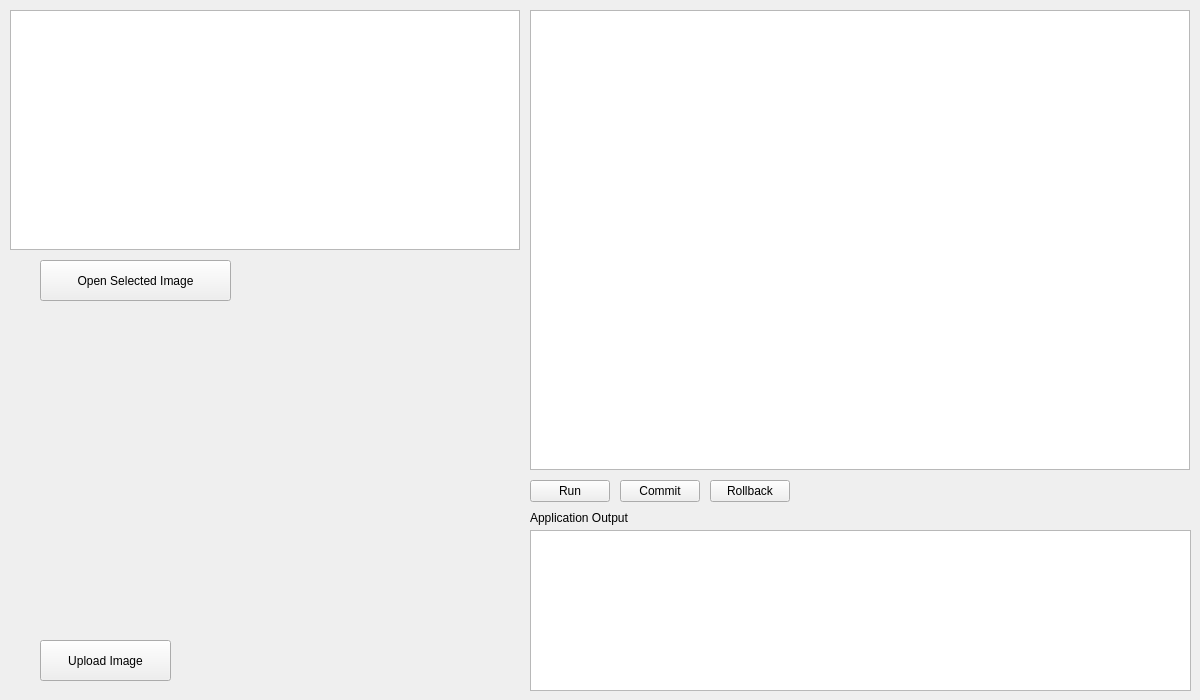
<?xml version="1.0" encoding="UTF-8"?>
<ui version="4.0">
 <class>MainWindow</class>
 <widget class="QMainWindow" name="MainWindow">
  <property name="geometry">
   <rect>
    <x>0</x>
    <y>0</y>
    <width>1200</width>
    <height>700</height>
   </rect>
  </property>
  <property name="windowTitle">
   <string>MainWindow</string>
  </property>
  <widget class="QWidget" name="centralWidget">
   <widget class="QFrame" name="mainFrame">
    <property name="geometry">
     <rect>
      <x>0</x>
      <y>0</y>
      <width>1200</width>
      <height>700</height>
     </rect>
    </property>
    <property name="frameShape">
     <enum>QFrame::Panel</enum>
    </property>
    <property name="frameShadow">
     <enum>QFrame::Plain</enum>
    </property>
    <property name="lineWidth">
     <number>0</number>
    </property>
    <widget class="QTextEdit" name="ideTextEdit">
     <property name="geometry">
      <rect>
       <x>530</x>
       <y>10</y>
       <width>660</width>
       <height>460</height>
      </rect>
     </property>
    </widget>
    <widget class="QPushButton" name="runPushButton">
     <property name="geometry">
      <rect>
       <x>530</x>
       <y>480</y>
       <width>80</width>
       <height>22</height>
      </rect>
     </property>
     <property name="text">
      <string>Run</string>
     </property>
    </widget>
    <widget class="QTextEdit" name="appOutputTextEdit">
     <property name="geometry">
      <rect>
       <x>530</x>
       <y>530</y>
       <width>661</width>
       <height>161</height>
      </rect>
     </property>
    </widget>
    <widget class="QLabel" name="AppOutputLabel">
     <property name="geometry">
      <rect>
       <x>530</x>
       <y>510</y>
       <width>111</width>
       <height>16</height>
      </rect>
     </property>
     <property name="text">
      <string>Application Output</string>
     </property>
    </widget>
    <widget class="QTableWidget" name="metadataTable">
     <property name="geometry">
      <rect>
       <x>10</x>
       <y>10</y>
       <width>510</width>
       <height>240</height>
      </rect>
     </property>
    </widget>
    <widget class="QPushButton" name="subirImagenPushButton">
     <property name="geometry">
      <rect>
       <x>40</x>
       <y>640</y>
       <width>131</width>
       <height>41</height>
      </rect>
     </property>
     <property name="text">
      <string>Upload Image</string>
     </property>
    </widget>
    <widget class="QPushButton" name="visualizarImagenPushButton">
     <property name="geometry">
      <rect>
       <x>40</x>
       <y>260</y>
       <width>191</width>
       <height>41</height>
      </rect>
     </property>
     <property name="text">
      <string>Open Selected Image</string>
     </property>
    </widget>
    <widget class="QPushButton" name="rollbackPushButton">
     <property name="geometry">
      <rect>
       <x>710</x>
       <y>480</y>
       <width>80</width>
       <height>22</height>
      </rect>
     </property>
     <property name="text">
      <string>Rollback</string>
     </property>
    </widget>
    <widget class="QPushButton" name="commitPushButton">
     <property name="geometry">
      <rect>
       <x>620</x>
       <y>480</y>
       <width>80</width>
       <height>22</height>
      </rect>
     </property>
     <property name="text">
      <string>Commit</string>
     </property>
    </widget>
   </widget>
  </widget>
 </widget>
 <layoutdefault spacing="6" margin="11"/>
 <resources/>
 <connections/>
</ui>
